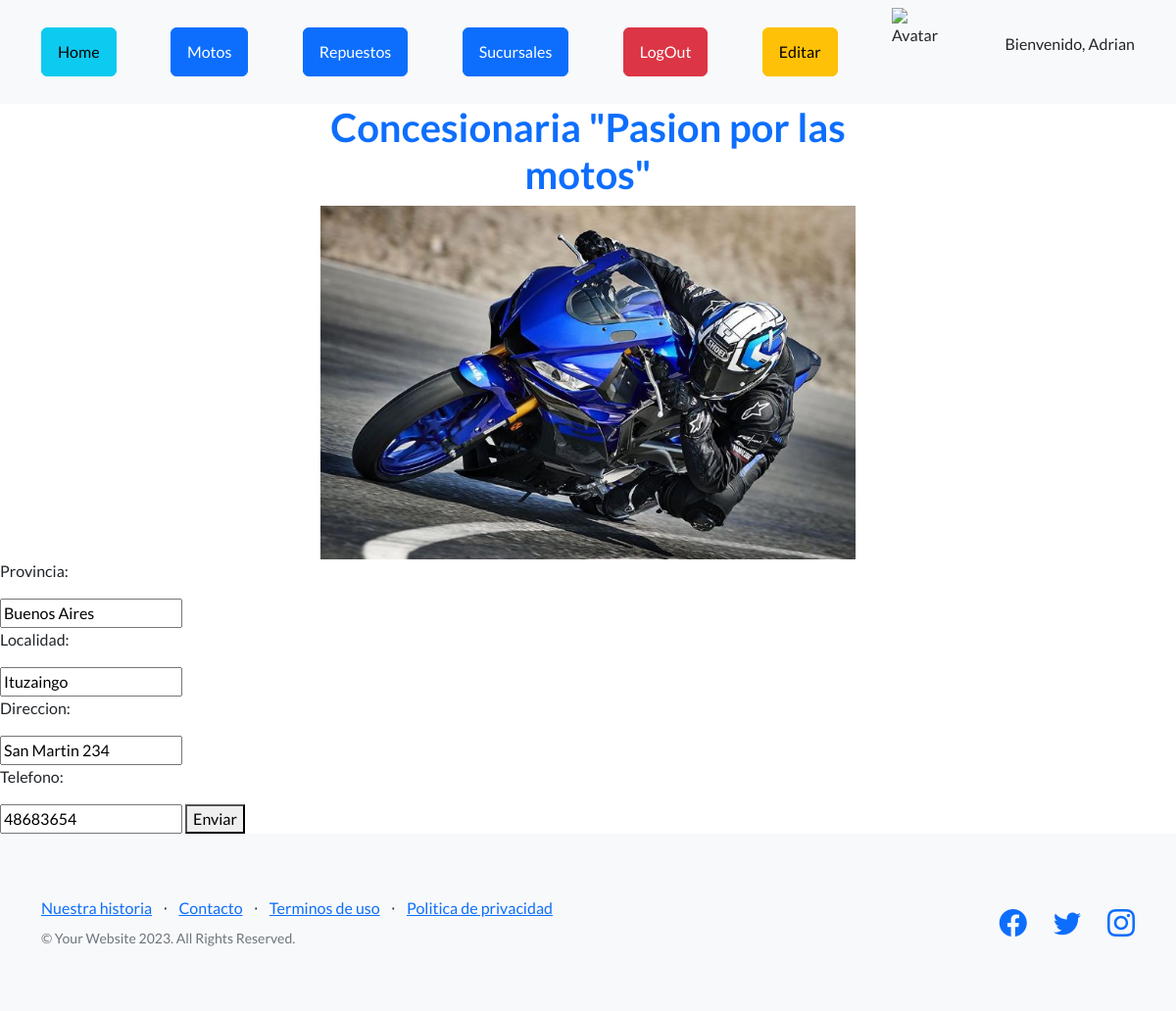
Page /AppCandas/editar_sucursal/1/ (signed in) on the committed database.
### AppCandas/models.py (models this page shows, shortened)
class Sucursal(models.Model):
    provincia = models.CharField(max_length=40)
    localidad = models.CharField(max_length=40)
    direccion = models.CharField(max_length=20)
    telefono = models.IntegerField()

### AppCandas/views.py (the view)
# urls.py: path("editar_sucursal/<int:id>/", views.editar_sucursal, name="editar_sucursal"),
def editar_sucursal(request, id):
    sucursal = Sucursal.objects.get(id=id)
    if request.method == "POST":
        mi_formulario = Sucursal_formulario(request.POST)
        if mi_formulario.is_valid():
            datos = mi_formulario.cleaned_data
            sucursal.provincia = datos["provincia"]
            sucursal.localidad = datos["localidad"]
            sucursal.direccion = datos["direccion"]
            sucursal.telefono = datos["telefono"]
            sucursal.save()
            sucursal = Sucursal.objects.all()
            return render(request, "sucursales.html", {"sucursales":sucursal})
    else:
        mi_formulario = Sucursal_formulario(initial={"provincia":sucursal.provincia, "localidad": sucursal.localidad, "direccion":sucursal.direccion, "telefono":sucursal.telefono})
    return render(request, "editar_sucursal.html", {"mi_formulario": mi_formulario, "sucursal":sucursal})

### AppCandas/forms.py
class Sucursal_formulario(forms.Form):
    provincia = forms.CharField(max_length=40)
    localidad = forms.CharField(max_length=40)
    direccion = forms.CharField(max_length=40)
    telefono = forms.IntegerField()

### AppCandas/templates/editar_sucursal.html (shortened to what this page needs)
{% extends "padre.html" %}
{% load static %}
{% block contenido %}
    <form action="{% url 'editar_sucursal' sucursal.id %}" method="POST">
        <p>Provincia:</p>
        {{mi_formulario.provincia}}
        <p>Localidad:</p>
        {{mi_formulario.localidad}}
        <p>Direccion:</p>
        {{mi_formulario.direccion}}
        <p>Telefono:</p>
        {{mi_formulario.telefono}}
        <button>Enviar</button>
    </form>
{% endblock %}

### AppCandas/templates/padre.html (shortened to what this page needs)
<!DOCTYPE html>
<html lang="en">
    <head>
        {% load static %}
        <link href="https://cdn.jsdelivr.net/npm/bootstrap-icons@1.5.0/font/bootstrap-icons.css" rel="stylesheet" type="text/css" />
        <link href="{% static 'AppCandas/css/styles.css' %}" rel="stylesheet" />
    </head>
    <body>
        <nav class="navbar navbar-light bg-light static-top">
            <div class="container">
                <a class="btn btn-info" href="{% url 'home' %}">Home</a>
                <a class="btn btn-primary" href="{% url 'motos' %}">Motos</a>
                <a class="btn btn-primary" href="{% url 'repuestos' %}">Repuestos</a>
                <a class="btn btn-primary" href="{% url 'sucursales' %}">Sucursales</a>
                {% if request.user.is_authenticated %}
                <a href="{% url 'logout' %}" class="btn btn-danger">LogOut</a>
                <a href="{% url 'editar_perfil' %}" class="btn btn-warning">Editar</a>
                {% endif %}
                {% if request.user.is_authenticated %}
                <img src="{{ url }}" alt="Avatar" width="60px" height="90px">
                <p>Bienvenido, {{ request.user.username }}</p>
                {% endif %}
            </div>
        </nav>
        <header class="">
            <div class="container position-relative">
                <div class="row justify-content-center">
                    <div class="col-xl-6">
                        <div class="text-center">
                            <h1 class="text-primary">Concesionaria "Pasion por las motos"</h1>
                            <img src="{% static 'AppCandas/assets/img/captura.jpg' %}" alt="" width="600px" height="600px" class="img-fluid">
                        </div>
                    </div>
                </div>
            </div>
        </header>
        {%block contenido %}
        {% endblock %}
        <footer class="footer bg-light">
            <div class="container">
                <div class="row">
                    <div class="col-lg-6 h-100 text-center text-lg-start my-auto">
                        <ul class="list-inline mb-2">
                            <li class="list-inline-item"><a href="#!">Nuestra historia</a></li>
                            <li class="list-inline-item">⋅</li>
                            <li class="list-inline-item"><a href="#!">Contacto</a></li>
                            <li class="list-inline-item">⋅</li>
                            <li class="list-inline-item"><a href="#!">Terminos de uso</a></li>
                            <li class="list-inline-item">⋅</li>
                            <li class="list-inline-item"><a href="#!">Politica de privacidad</a></li>
                        </ul>
                        <p class="text-muted small mb-4 mb-lg-0">&copy; Your Website 2023. All Rights Reserved.</p>
                    </div>
                    <div class="col-lg-6 h-100 text-center text-lg-end my-auto">
                        <ul class="list-inline mb-0">
                            <li class="list-inline-item me-4">
                                <a href="#!"><i class="bi-facebook fs-3"></i></a>
                            </li>
                            <li class="list-inline-item me-4">
                                <a href="#!"><i class="bi-twitter fs-3"></i></a>
                            </li>
                            <li class="list-inline-item">
                                <a href="#!"><i class="bi-instagram fs-3"></i></a>
                            </li>
                        </ul>
                    </div>
                </div>
            </div>
        </footer>
    </body>
</html>

### rows in the picture
Sucursal: provincia "Buenos Aires", localidad "Ituzaingo", direccion "San Martin 234", telefono "48683654"

### other values in the picture
{{ request.user.username }} "Adrian"
